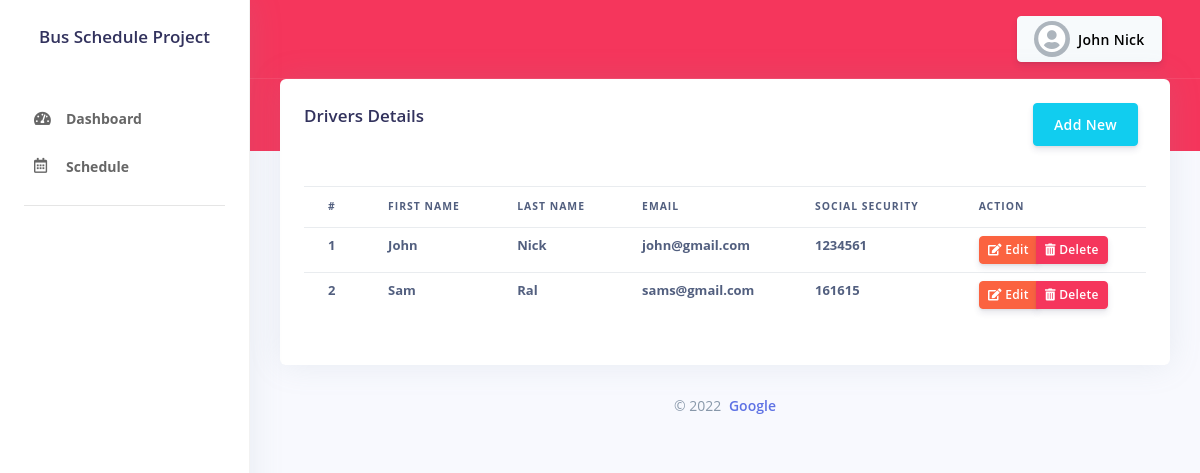
Page /drivers.php (signed in) on the committed database.
### tables this page shows
CREATE TABLE `users` (
  `id` int(11) NOT NULL,
  `fname` varchar(255) NOT NULL,
  `lname` varchar(255) NOT NULL,
  `username` varchar(255) NOT NULL,
  `password` varchar(255) NOT NULL,
  `ss_number` varchar(255) NOT NULL,
  `email` varchar(50) DEFAULT NULL,
  `driver_id` varchar(40) DEFAULT NULL,
  `status` int(10) NOT NULL DEFAULT '0'
);

### controller.php (called while the page is built, shortened)
<?php
class Controller {
    private $host = 'localhost';
    private $user = 'ziviadmin';
    private $password = 'zivi@access';
    private $database = 'busscheduledb';
    private $conn;
    public function __construct() {
        $this->conn = $this->connectDB();
    }
    public function connectDB() {
        $conn = mysqli_connect($this->host, $this->user, $this->password, $this->database);
        return $conn;
    }
    public function runQuery($query) {
        $resultset = [];
        $count = $this->numRows($query);
        if ($count) {
            $result = mysqli_query($this->conn, $query);
            while ($row = mysqli_fetch_assoc($result)) {
                $resultset[] = $row;
            }
        }
        return $resultset;
        exit;
    }
    public function numRows($query) {
        $result = mysqli_query($this->conn, $query);
        $rowcount = mysqli_num_rows($result);
        return $rowcount;
    }
}

### drivers.php (the view, shortened to what this page needs)
<?php require_once 'pageheader.php';?>
<div class="container-fluid mt--6">
    <div class="row">
        <div class="col">
            <div class="card">
                <div class="card-body">
                    <button type='button' data-toggle="modal" data-target="#modal-add" class="btn btn-info mb-3 float-right">Add New</button>
                    <h3 class="mb-0">Drivers Details</h3>
                    <div class="table-responsive py-4">
                        <table class="table table-flush table-sm">
                            <thead>
                                <tr>
                                    <th>#</th>
                                    <th>First Name</th>
                                    <th>Last Name</th>
                                    <th>Email</th>
                                    <th>Social Security</th>
                                    <th>Action</th>
                                </tr>
                            </thead>
                            <tbody>
                                <?php $i = 1;
                                    $users = $db_handle->runQuery('SELECT * FROM `users`');
                                foreach ($users as $user) {?>
                                <tr>
                                    <td><?=$i;?></td>
                                    <td><?=$user['fname'];?></td>
                                    <td><?=$user['lname'];?></td>
                                    <td><?=$user['email'];?></td>
                                    <td><?=$user['ss_number'];?></td>
                                    <td>
                                        <div class="btn-group">
                                            <button type="button" data-toggle="modal" data-target="#modal-edit" data-id='<?=$user['id']?>' class="btn btn-sm btn-warning editModal">
                                                <i class="fas fa-edit"></i>
                                                Edit</button>
                                            <button type="button" data-toggle="modal" data-target="#modal-delete" data-id='<?=$user['id']?>' class="btn btn-sm btn-danger deleteModal">
                                                <i class="fas fa-trash-alt"></i>
                                                Delete</button>
                                        </div>
                                    </td>
                                </tr>
                                <?php $i++;}?>
                            </tbody>
                        </table>
                    </div>
                </div>
            </div>
        </div>
    </div>
    <?php require_once 'pagefooter.php';?>

### assets/css/custom.css (style rules this page uses)
.table th, .table td { font-weight: bold; }
html, body { overflow-x: hidden !important; }

### rows in the picture
users: fname "John", lname "Nick", email "john@gmail.com", ss_number "1234561"
users: fname "Sam", lname "Ral", email "sams@gmail.com", ss_number "161615"

### other values in the picture
$_SESSION['name'] "John Nick"
CMPYNAME "Google"
